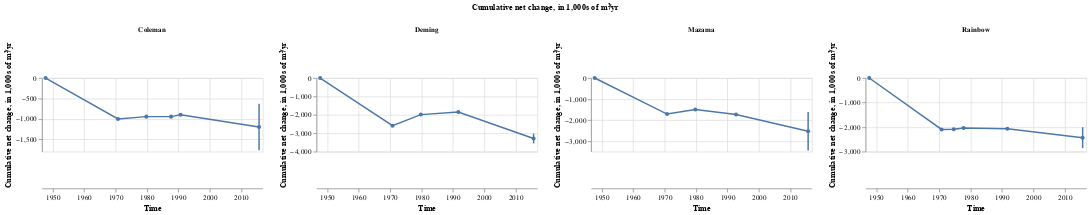

The notebook cell this image was saved under:
### Code cell
cum_plot = alt.Chart().mark_line(point=True).encode(
    alt.X('end_time:T', title='Time'),
    alt.Y('cumulative volume:Q')
)

error_bars = alt.Chart().mark_bar(
    width=2
).encode(
    alt.X("end_time:T"),
    alt.Y("Lower CI", title="Cumulative net change, in 1,000s of m³/yr"),
    alt.Y2("Upper CI")
)

simple_cum_chart = alt.layer(
    cum_plot.transform_filter((alt.datum.bounding == False) & (alt.datum.larger_area == False)),
    error_bars.transform_filter((alt.datum.bounding == False) & (alt.datum.larger_area == False)),
    data=cum_and_bounding_cum_w_largerarea_df.drop(columns='index')
).properties(
    width=300, height=100
).facet(
    column=alt.Column(
        'valley:N', 
        header=alt.Header(
            labelOrient='top',
            labelFontWeight="bold",
            # labelPadding=-10
        ),
        title="Cumulative net change, in 1,000s of m³/yr",
        
    ),
    # spacing=1
).resolve_scale(
    y='independent'
)

simple_cum_chart

### Figure 1 — Vega-Lite specification as saved in the notebook (floating-point values rounded to 4 significant figures)
{"config": {"view": {"continuousWidth": 400, "continuousHeight": 300}}, "data": {"name": "data-8c6671533a30ed41e30dd6baa8198efa"}, "facet": {"column": {"field": "valley", "header": {"labelFontWeight": "bold", "labelOrient": "top"}, "title": "Cumulative net change, in 1,000s of m³/yr", "type": "nominal"}}, "spec": {"layer": [{"mark": {"type": "line", "point": true}, "encoding": {"x": {"field": "end_time", "title": "Time", "type": "temporal"}, "y": {"field": "cumulative volume", "type": "quantitative"}}, "transform": [{"filter": "((datum.bounding === false) && (datum.larger_area === false))"}]}, {"mark": {"type": "bar", "width": 2}, "encoding": {"x": {"field": "end_time", "type": "temporal"}, "y": {"field": "Lower CI", "title": "Cumulative net change, in 1,000s of m³/yr", "type": "quantitative"}, "y2": {"field": "Upper CI"}}, "transform": [{"filter": "((datum.bounding === false) && (datum.larger_area === false))"}]}], "height": 100, "width": 300}, "resolve": {"scale": {"y": "independent"}}, "$schema": "https://vega.github.io/schema/vega-lite/v4.17.0.json", "datasets": {"data-8c6671533a30ed41e30dd6baa8198efa": [{"dh": -3.932, "area": 548800.0, "volume": -2157.0, "n_pixels": 137200.0, "volumetric_uncertainty": 260900.0, "start_time": "1947-09-14T00:00:00", "end_time": "2017-01-13T00:00:00", "time_difference_years": 68.0, "Annual Mass Wasted": -31730.0, "Upper CI": -1896.0, "Lower CI": -2418.0, "Average Date": "1981-09-07T00:00:00", "cumulative volume": -2157.0, "valley": "Coleman", "bounding": true, "larger_area": false}, {"dh": null, "area": null, "volume": null, "n_pixels": null, "volumetric_uncertainty": 0.0, "start_time": "", "end_time": "1949-01-26T00:00:00", "time_difference_years": null, "Annual Mass Wasted": null, "Upper CI": null, "Lower CI": null, "Average Date": "", "cumulative volume": 0.0, "valley": "Coleman", "bounding": true, "larger_area": false}, {"dh": -6.994, "area": 425400.0, "volume": -2976.0, "n_pixels": 106400.0, "volumetric_uncertainty": 296300.0, "start_time": "1947-09-14T00:00:00", "end_time": "2017-01-13T00:00:00", "time_difference_years": 68.0, "Annual Mass Wasted": -43760.0, "Upper CI": -2679.0, "Lower CI": -3272.0, "Average Date": "1981-09-07T00:00:00", "cumulative volume": -2976.0, "valley": "Deming", "bounding": true, "larger_area": false}, {"dh": null, "area": null, "volume": null, "n_pixels": null, "volumetric_uncertainty": 0.0, "start_time": "", "end_time": "1949-01-26T00:00:00", "time_difference_years": null, "Annual Mass Wasted": null, "Upper CI": null, "Lower CI": null, "Average Date": "", "cumulative volume": 0.0, "valley": "Deming", "bounding": true, "larger_area": false}, {"dh": -3.571, "area": 801700.0, "volume": -2863.0, "n_pixels": 200400.0, "volumetric_uncertainty": 685500.0, "start_time": "1947-09-14T00:00:00", "end_time": "2017-01-13T00:00:00", "time_difference_years": 68.0, "Annual Mass Wasted": -42100.0, "Upper CI": -2177.0, "Lower CI": -3548.0, "Average Date": "1981-09-07T00:00:00", "cumulative volume": -2863.0, "valley": "Mazama", "bounding": true, "larger_area": false}, {"dh": null, "area": null, "volume": null, "n_pixels": null, "volumetric_uncertainty": 0.0, "start_time": "", "end_time": "1949-01-26T00:00:00", "time_difference_years": null, "Annual Mass Wasted": null, "Upper CI": null, "Lower CI": null, "Average Date": "", "cumulative volume": 0.0, "valley": "Mazama", "bounding": true, "larger_area": false}, {"dh": -3.726, "area": 739900.0, "volume": -2757.0, "n_pixels": 185000.0, "volumetric_uncertainty": 580400.0, "start_time": "1947-09-14T00:00:00", "end_time": "2017-01-13T00:00:00", "time_difference_years": 68.0, "Annual Mass Wasted": -40540.0, "Upper CI": -2177.0, "Lower CI": -3337.0, "Average Date": "1981-09-07T00:00:00", "cumulative volume": -2757.0, "valley": "Rainbow", "bounding": true, "larger_area": false}, {"dh": null, "area": null, "volume": null, "n_pixels": null, "volumetric_uncertainty": 0.0, "start_time": "", "end_time": "1949-01-26T00:00:00", "time_difference_years": null, "Annual Mass Wasted": null, "Upper CI": null, "Lower CI": null, "Average Date": "", "cumulative volume": 0.0, "valley": "Rainbow", "bounding": true, "larger_area": false}, {"dh": -3.563, "area": 281400.0, "volume": -1003.0, "n_pixels": 70350.0, "volumetric_uncertainty": 290200.0, "start_time": "1947-09-14T00:00:00", "end_time": "1970-09-29T00:00:00", "time_difference_years": 23.0, "Annual Mass Wasted": -43590.0, "Upper CI": 0.0, "Lower CI": 0.0, "Average Date": "1959-03-23T00:00:00", "cumulative volume": -1003.0, "valley": "Coleman", "bounding": false, "larger_area": false}, {"dh": 0.2621, "area": 221900.0, "volume": 58.15, "n_pixels": 55460.0, "volumetric_uncertainty": 147700.0, "start_time": "1970-09-29T00:00:00", "end_time": "1979-10-06T00:00:00", "time_difference_years": 9.0, "Annual Mass Wasted": 6462.0, "Upper CI": 0.0, "Lower CI": 0.0, "Average Date": "1975-04-03T00:00:00", "cumulative volume": -944.4, "valley": "Coleman", "bounding": false, "larger_area": false}, {"dh": -0.0006244, "area": 214200.0, "volume": -0.1338, "n_pixels": 53550.0, "volumetric_uncertainty": 221300.0, "start_time": "1979-10-06T00:00:00", "end_time": "1987-08-21T00:00:00", "time_difference_years": 8.0, "Annual Mass Wasted": -16.72, "Upper CI": 0.0, "Lower CI": 0.0, "Average Date": "1983-09-13T00:00:00", "cumulative volume": -944.5, "valley": "Coleman", "bounding": false, "larger_area": false}, {"dh": 0.1689, "area": 268300.0, "volume": 45.31, "n_pixels": 67080.0, "volumetric_uncertainty": 401500.0, "start_time": "1987-08-21T00:00:00", "end_time": "1990-09-05T00:00:00", "time_difference_years": 3.0, "Annual Mass Wasted": 15100.0, "Upper CI": 0.0, "Lower CI": 0.0, "Average Date": "1989-02-27T00:00:00", "cumulative volume": -899.2, "valley": "Coleman", "bounding": false, "larger_area": false}, {"dh": -0.9082, "area": 327800.0, "volume": -297.7, "n_pixels": 81940.0, "volumetric_uncertainty": 76530.0, "start_time": "1990-09-05T00:00:00", "end_time": "2015-09-01T00:00:00", "time_difference_years": 25.0, "Annual Mass Wasted": -11910.0, "Upper CI": -629.4, "Lower CI": -1764.0, "Average Date": "2003-03-05T00:00:00", "cumulative volume": -1197.0, "valley": "Coleman", "bounding": false, "larger_area": false}, {"dh": null, "area": null, "volume": null, "n_pixels": null, "volumetric_uncertainty": 0.0, "start_time": "", "end_time": "1947-09-14T00:00:00", "time_difference_years": null, "Annual Mass Wasted": null, "Upper CI": null, "Lower CI": null, "Average Date": "", "cumulative volume": 0.0, "valley": "Coleman", "bounding": false, "larger_area": false}, {"dh": -6.778, "area": 382100.0, "volume": -2590.0, "n_pixels": 95510.0, "volumetric_uncertainty": 171000.0, "start_time": "1947-09-14T00:00:00", "end_time": "1970-09-29T00:00:00", "time_difference_years": 23.0, "Annual Mass Wasted": -112600.0, "Upper CI": 0.0, "Lower CI": 0.0, "Average Date": "1959-03-23T00:00:00", "cumulative volume": -2590.0, "valley": "Deming", "bounding": false, "larger_area": false}, {"dh": 1.734, "area": 346600.0, "volume": 601.0, "n_pixels": 86650.0, "volumetric_uncertainty": 188300.0, "start_time": "1970-09-29T00:00:00", "end_time": "1979-10-06T00:00:00", "time_difference_years": 9.0, "Annual Mass Wasted": 66780.0, "Upper CI": 0.0, "Lower CI": 0.0, "Average Date": "1975-04-03T00:00:00", "cumulative volume": -1989.0, "valley": "Deming", "bounding": false, "larger_area": false}, {"dh": 0.395, "area": 352900.0, "volume": 139.4, "n_pixels": 88220.0, "volumetric_uncertainty": 14030.0, "start_time": "1979-10-06T00:00:00", "end_time": "1991-09-09T00:00:00", "time_difference_years": 12.0, "Annual Mass Wasted": 11620.0, "Upper CI": 0.0, "Lower CI": 0.0, "Average Date": "1985-09-22T00:00:00", "cumulative volume": -1849.0, "valley": "Deming", "bounding": false, "larger_area": false}, {"dh": -3.33, "area": 432800.0, "volume": -1441.0, "n_pixels": 108200.0, "volumetric_uncertainty": 78510.0, "start_time": "1991-09-09T00:00:00", "end_time": "2015-09-01T00:00:00", "time_difference_years": 24.0, "Annual Mass Wasted": -60040.0, "Upper CI": -3023.0, "Lower CI": -3557.0, "Average Date": "2003-09-05T00:00:00", "cumulative volume": -3290.0, "valley": "Deming", "bounding": false, "larger_area": false}, {"dh": null, "area": null, "volume": null, "n_pixels": null, "volumetric_uncertainty": 0.0, "start_time": "", "end_time": "1947-09-14T00:00:00", "time_difference_years": null, "Annual Mass Wasted": null, "Upper CI": null, "Lower CI": null, "Average Date": "", "cumulative volume": 0.0, "valley": "Deming", "bounding": false, "larger_area": false}, {"dh": -2.227, "area": 769800.0, "volume": -1715.0, "n_pixels": 192400.0, "volumetric_uncertainty": 864100.0, "start_time": "1947-09-14T00:00:00", "end_time": "1970-09-29T00:00:00", "time_difference_years": 23.0, "Annual Mass Wasted": -74550.0, "Upper CI": 0.0, "Lower CI": 0.0, "Average Date": "1959-03-23T00:00:00", "cumulative volume": -1715.0, "valley": "Mazama", "bounding": false, "larger_area": false}, {"dh": 0.2789, "area": 784600.0, "volume": 218.8, "n_pixels": 196200.0, "volumetric_uncertainty": 72920.0, "start_time": "1970-09-29T00:00:00", "end_time": "1979-10-06T00:00:00", "time_difference_years": 9.0, "Annual Mass Wasted": 24310.0, "Upper CI": 0.0, "Lower CI": 0.0, "Average Date": "1975-04-03T00:00:00", "cumulative volume": -1496.0, "valley": "Mazama", "bounding": false, "larger_area": false}, {"dh": -0.3088, "area": 789000.0, "volume": -243.7, "n_pixels": 197300.0, "volumetric_uncertainty": 253400.0, "start_time": "1979-10-06T00:00:00", "end_time": "1992-09-18T00:00:00", "time_difference_years": 13.0, "Annual Mass Wasted": -18740.0, "Upper CI": 0.0, "Lower CI": 0.0, "Average Date": "1986-03-29T00:00:00", "cumulative volume": -1739.0, "valley": "Mazama", "bounding": false, "larger_area": false}, {"dh": -0.9719, "area": 812400.0, "volume": -789.6, "n_pixels": 203100.0, "volumetric_uncertainty": 144600.0, "start_time": "1992-09-18T00:00:00", "end_time": "2015-09-01T00:00:00", "time_difference_years": 23.0, "Annual Mass Wasted": -34330.0, "Upper CI": -1614.0, "Lower CI": -3444.0, "Average Date": "2004-03-11T00:00:00", "cumulative volume": -2529.0, "valley": "Mazama", "bounding": false, "larger_area": false}, {"dh": null, "area": null, "volume": null, "n_pixels": null, "volumetric_uncertainty": 0.0, "start_time": "", "end_time": "1947-09-14T00:00:00", "time_difference_years": null, "Annual Mass Wasted": null, "Upper CI": null, "Lower CI": null, "Average Date": "", "cumulative volume": 0.0, "valley": "Mazama", "bounding": false, "larger_area": false}, {"dh": -3.115, "area": 672900.0, "volume": -2096.0, "n_pixels": 168200.0, "volumetric_uncertainty": 383000.0, "start_time": "1947-09-14T00:00:00", "end_time": "1970-09-29T00:00:00", "time_difference_years": 23.0, "Annual Mass Wasted": -91120.0, "Upper CI": 0.0, "Lower CI": 0.0, "Average Date": "1959-03-23T00:00:00", "cumulative volume": -2096.0, "valley": "Rainbow", "bounding": false, "larger_area": false}, {"dh": 0.0207, "area": 523000.0, "volume": 10.83, "n_pixels": 130800.0, "volumetric_uncertainty": 170200.0, "start_time": "1970-09-29T00:00:00", "end_time": "1974-08-10T00:00:00", "time_difference_years": 4.0, "Annual Mass Wasted": 2706.0, "Upper CI": 0.0, "Lower CI": 0.0, "Average Date": "1972-09-04T00:00:00", "cumulative volume": -2085.0, "valley": "Rainbow", "bounding": false, "larger_area": false}, {"dh": 0.08732, "area": 502100.0, "volume": 43.84, "n_pixels": 125500.0, "volumetric_uncertainty": 53860.0, "start_time": "1974-08-10T00:00:00", "end_time": "1977-09-27T00:00:00", "time_difference_years": 3.0, "Annual Mass Wasted": 14610.0, "Upper CI": 0.0, "Lower CI": 0.0, "Average Date": "1976-03-04T00:00:00", "cumulative volume": -2041.0, "valley": "Rainbow", "bounding": false, "larger_area": false}, {"dh": -0.05474, "area": 568900.0, "volume": -31.14, "n_pixels": 142200.0, "volumetric_uncertainty": 35900.0, "start_time": "1977-09-27T00:00:00", "end_time": "1991-09-09T00:00:00", "time_difference_years": 14.0, "Annual Mass Wasted": -2225.0, "Upper CI": 0.0, "Lower CI": 0.0, "Average Date": "1984-09-18T00:00:00", "cumulative volume": -2072.0, "valley": "Rainbow", "bounding": false, "larger_area": false}, {"dh": -0.559, "area": 645600.0, "volume": -360.9, "n_pixels": 161400.0, "volumetric_uncertainty": 42970.0, "start_time": "1991-09-09T00:00:00", "end_time": "2015-09-01T00:00:00", "time_difference_years": 24.0, "Annual Mass Wasted": -15040.0, "Upper CI": -2007.0, "Lower CI": -2859.0, "Average Date": "2003-09-05T00:00:00", "cumulative volume": -2433.0, "valley": "Rainbow", "bounding": false, "larger_area": false}, {"dh": null, "area": null, "volume": null, "n_pixels": null, "volumetric_uncertainty": 0.0, "start_time": "", "end_time": "1947-09-14T00:00:00", "time_difference_years": null, "Annual Mass Wasted": null, "Upper CI": null, "Lower CI": null, "Average Date": "", "cumulative volume": 0.0, "valley": "Rainbow", "bounding": false, "larger_area": false}, {"dh": -4.981, "area": 420600.0, "volume": -2095.0, "n_pixels": 105100.0, "volumetric_uncertainty": 290400.0, "start_time": "1947-09-14T00:00:00", "end_time": "1979-10-06T00:00:00", "time_difference_years": 32.0, "Annual Mass Wasted": -65460.0, "Upper CI": 0.0, "Lower CI": 0.0, "Average Date": "1963-09-25T00:00:00", "cumulative volume": -2095.0, "valley": "Deming", "bounding": false, "larger_area": true}, {"dh": -1.829, "area": 421600.0, "volume": -771.2, "n_pixels": 105400.0, "volumetric_uncertainty": 75240.0, "start_time": "1979-10-06T00:00:00", "end_time": "2015-09-01T00:00:00", "time_difference_years": 36.0, "Annual Mass Wasted": -21420.0, "Upper CI": -2566.0, "Lower CI": -3166.0, "Average Date": "1997-09-18T00:00:00", "cumulative volume": -2866.0, "valley": "Deming", "bounding": false, "larger_area": true}, {"dh": null, "area": null, "volume": null, "n_pixels": null, "volumetric_uncertainty": 0.0, "start_time": "", "end_time": "1947-09-14T00:00:00", "time_difference_years": null, "Annual Mass Wasted": null, "Upper CI": null, "Lower CI": null, "Average Date": "", "cumulative volume": 0.0, "valley": "Deming", "bounding": false, "larger_area": true}, {"dh": -4.677, "area": 274900.0, "volume": -1286.0, "n_pixels": 68720.0, "volumetric_uncertainty": 35810.0, "start_time": "1947-09-14T00:00:00", "end_time": "1979-10-06T00:00:00", "time_difference_years": 32.0, "Annual Mass Wasted": -40170.0, "Upper CI": 0.0, "Lower CI": 0.0, "Average Date": "1963-09-25T00:00:00", "cumulative volume": -1286.0, "valley": "Coleman", "bounding": false, "larger_area": true}, {"dh": -1.618, "area": 277000.0, "volume": -448.1, "n_pixels": 69260.0, "volumetric_uncertainty": 71040.0, "start_time": "1979-10-06T00:00:00", "end_time": "2015-09-01T00:00:00", "time_difference_years": 36.0, "Annual Mass Wasted": -12450.0, "Upper CI": -1654.0, "Lower CI": -1813.0, "Average Date": "1997-09-18T00:00:00", "cumulative volume": -1734.0, "valley": "Coleman", "bounding": false, "larger_area": true}, {"dh": null, "area": null, "volume": null, "n_pixels": null, "volumetric_uncertainty": 0.0, "start_time": "", "end_time": "1947-09-14T00:00:00", "time_difference_years": null, "Annual Mass Wasted": null, "Upper CI": null, "Lower CI": null, "Average Date": "", "cumulative volume": 0.0, "valley": "Coleman", "bounding": false, "larger_area": true}, {"dh": -1.593, "area": 879200.0, "volume": -1401.0, "n_pixels": 219800.0, "volumetric_uncertainty": 949300.0, "start_time": "1947-09-14T00:00:00", "end_time": "1979-10-06T00:00:00", "time_difference_years": 32.0, "Annual Mass Wasted": -43770.0, "Upper CI": 0.0, "Lower CI": 0.0, "Average Date": "1963-09-25T00:00:00", "cumulative volume": -1401.0, "valley": "Mazama", "bounding": false, "larger_area": true}, {"dh": -1.469, "area": 936900.0, "volume": -1376.0, "n_pixels": 234200.0, "volumetric_uncertainty": 192600.0, "start_time": "1979-10-06T00:00:00", "end_time": "2015-09-01T00:00:00", "time_difference_years": 36.0, "Annual Mass Wasted": -38230.0, "Upper CI": -1808.0, "Lower CI": -3746.0, "Average Date": "1997-09-18T00:00:00", "cumulative volume": -2777.0, "valley": "Mazama", "bounding": false, "larger_area": true}, {"dh": null, "area": null, "volume": null, "n_pixels": null, "volumetric_uncertainty": 0.0, "start_time": "", "end_time": "1947-09-14T00:00:00", "time_difference_years": null, "Annual Mass Wasted": null, "Upper CI": null, "Lower CI": null, "Average Date": "", "cumulative volume": 0.0, "valley": "Mazama", "bounding": false, "larger_area": true}, {"dh": -2.196, "area": 669800.0, "volume": -1471.0, "n_pixels": 167500.0, "volumetric_uncertainty": 504400.0, "start_time": "1947-09-14T00:00:00", "end_time": "1977-09-27T00:00:00", "time_difference_years": 30.0, "Annual Mass Wasted": -49030.0, "Upper CI": 0.0, "Lower CI": 0.0, "Average Date": "1962-09-21T00:00:00", "cumulative volume": -1471.0, "valley": "Rainbow", "bounding": false, "larger_area": true}, {"dh": -0.8665, "area": 669800.0, "volume": -580.4, "n_pixels": 167500.0, "volumetric_uncertainty": 6134.0, "start_time": "1977-09-27T00:00:00", "end_time": "2015-09-01T00:00:00", "time_difference_years": 38.0, "Annual Mass Wasted": -15270.0, "Upper CI": -1547.0, "Lower CI": -2556.0, "Average Date": "1996-09-14T00:00:00", "cumulative volume": -2051.0, "valley": "Rainbow", "bounding": false, "larger_area": true}, {"dh": null, "area": null, "volume": null, "n_pixels": null, "volumetric_uncertainty": 0.0, "start_time": "", "end_time": "1947-09-14T00:00:00", "time_difference_years": null, "Annual Mass Wasted": null, "Upper CI": null, "Lower CI": null, "Average Date": "", "cumulative volume": 0.0, "valley": "Rainbow", "bounding": false, "larger_area": true}]}}
